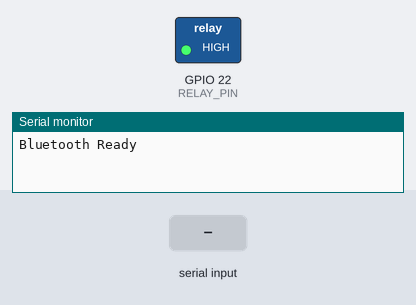
Recording of a sketch running on a simulated ESP32. Parts: switched loads named in the sketch (green lamp = pin HIGH), the last lines printed to the serial monitor. Inputs (shaded band) come from the test bench. Nothing arrives over Bluetooth unless stated.

Above: at 1.2 s.
1.3 s: "UNLOCK\n" received over the second serial link
At 1.6 s:
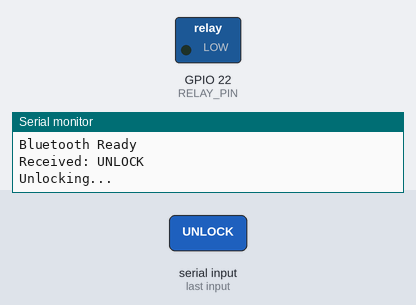
Timing chart, 0 to 7.8 s (numbered marks = the images above; inputs shaded):
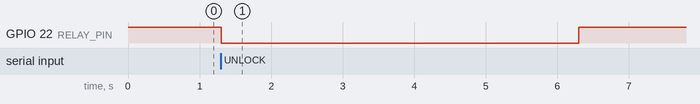

The sketch:

LockingMechanism.ino
```cpp
#include "BluetoothSerial.h"

BluetoothSerial SerialBT;

const int RELAY_PIN = 22;

// Change depending on relay type
const int RELAY_ON = LOW;     // many relay boards
const int RELAY_OFF = HIGH;

void setup() {
  Serial.begin(115200);

  pinMode(RELAY_PIN, OUTPUT);
  digitalWrite(RELAY_PIN, RELAY_OFF);

  SerialBT.begin("ESP32_Lock");
  Serial.println("Bluetooth Ready");
}

void loop() {

  if (SerialBT.available()) {
    String cmd = SerialBT.readStringUntil('\n');
    cmd.trim();

    Serial.print("Received: ");
    Serial.println(cmd);

    if (cmd == "UNLOCK") {
      unlockDoor();
    }

    // if (cmd == "1") {
    //   digitalWrite(RELAY_PIN, RELAY_ON);
    // }

    // if (cmd == "0") {
    //   digitalWrite(RELAY_PIN, RELAY_OFF);
    // }
  }
}

void unlockDoor() {
  Serial.println("Unlocking...");
  digitalWrite(RELAY_PIN, RELAY_ON);
  delay(5000);   // unlock for 5 sec
  digitalWrite(RELAY_PIN, RELAY_OFF);
  Serial.println("Locked");
}
```

Measured:
- after the input at 1.3 s, GPIO 22 (RELAY_PIN): HIGH → LOW at once, → HIGH 5.0 s later
